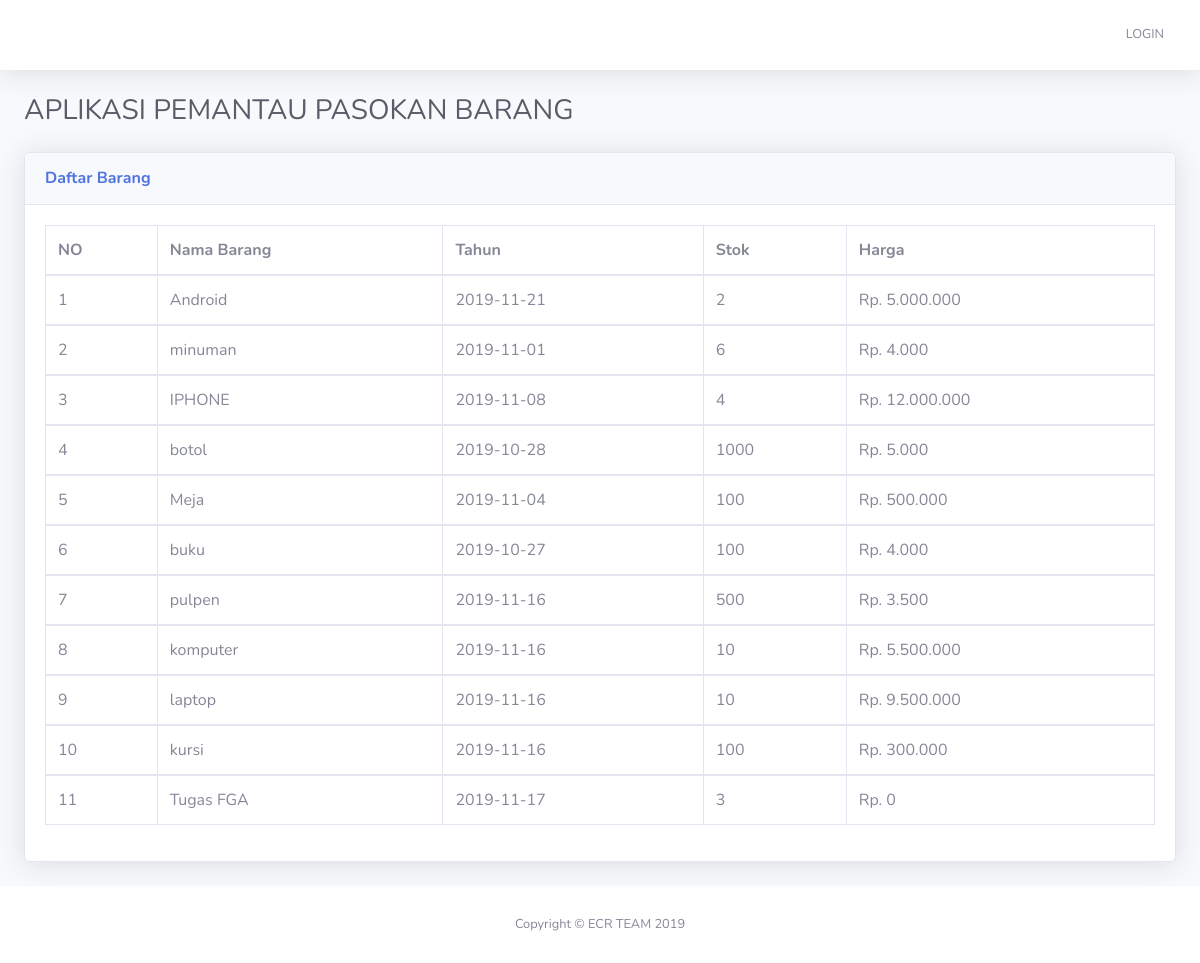
The page / on the database its author committed.
### tables this page shows
CREATE TABLE `tb_barang` (
  `id_barang` int(11) NOT NULL,
  `nama_barang` varchar(50) NOT NULL,
  `tahun` date NOT NULL,
  `stok` int(10) NOT NULL,
  `harga` varchar(50) NOT NULL
);

### index.php (the view, shortened to what this page needs)
<?php
  include "koneksi.php";
 ?>
<!DOCTYPE html>
<html lang="en">
<head>
  <link href="vendor/fontawesome-free/css/all.min.css" rel="stylesheet" type="text/css">
  <link href="css/sb-admin-2.min.css" rel="stylesheet">
  <link href="vendor/datatables/dataTables.bootstrap4.min.css" rel="stylesheet">
</head>
<body id="page-top">
  <div id="wrapper">
    <div id="content-wrapper" class="d-flex flex-column">
      <div id="content">
        <nav class="navbar navbar-expand navbar-light bg-white topbar mb-4 static-top shadow">
          <ul class="navbar-nav ml-auto">
            <li class="nav-item dropdown no-arrow">
              <a class="nav-link" href="login.php" role="button">
                <span class="mr-2 d-none d-inline text-gray-600 small">LOGIN</span>
              </a>
            </li>
          </ul>
        </nav>
        <div class="container-fluid">
          <div class="d-sm-flex align-items-center justify-content-between mb-4">
            <h1 class="h3 mb-0 text-gray-800">APLIKASI PEMANTAU PASOKAN BARANG</h1>
          </div>
                    <div class="card shadow mb-4">
            <div class="card-header py-3">
              <h6 class="m-0 font-weight-bold text-primary">Daftar Barang</h6>
            </div>
            <div class="card-body">
              <div class="table-responsive">
                <table class="table table-bordered" width="100%" cellspacing="0">
                  <thead>
                    <tr>
                      <th>NO</th>
                      <th>Nama Barang</th>
                      <th>Tahun</th>
                      <th>Stok</th>
                      <th>Harga</th>
                    </tr>
                  </thead>
                    <?php
                      $no = 1;
                      $qtampil = mysqli_query($koneksi,"SELECT * FROM tb_barang");
                      while($data = mysqli_fetch_array($qtampil)) {
                     ?>
                  <tbody>
                    <tr>
                      <td><?php echo $no++; ?></td>
                      <td><?php echo $data['nama_barang']; ?></td>
                      <td><?php echo $data['tahun']; ?></td>
                      <td><?php echo $data['stok']; ?></td>
                      <td><?php echo $data['harga']; ?></td>
                    </tr>
                  </tbody>
                  <?php } ?>
                </table>
              </div>
            </div>
          </div>
        </div>
      </div>
      <footer class="sticky-footer bg-white">
        <div class="container my-auto">
          <div class="copyright text-center my-auto">
            <span>Copyright &copy; ECR TEAM 2019</span>
          </div>
        </div>
      </footer>
    </div>
  </div>
</body>
</html>

### rows shown on the page
tb_barang: nama_barang "Android", tahun "2019-11-21", stok "2", harga "Rp. 5.000.000"
tb_barang: nama_barang "minuman", tahun "2019-11-01", stok "6", harga "Rp. 4.000"
tb_barang: nama_barang "IPHONE", tahun "2019-11-08", stok "4", harga "Rp. 12.000.000"
tb_barang: nama_barang "botol", tahun "2019-10-28", stok "1000", harga "Rp. 5.000"
tb_barang: nama_barang "Meja", tahun "2019-11-04", stok "100", harga "Rp. 500.000"
tb_barang: nama_barang "buku", tahun "2019-10-27", stok "100", harga "Rp. 4.000"
tb_barang: nama_barang "pulpen", tahun "2019-11-16", stok "500", harga "Rp. 3.500"
tb_barang: nama_barang "komputer", tahun "2019-11-16", stok "10", harga "Rp. 5.500.000"
tb_barang: nama_barang "laptop", tahun "2019-11-16", stok "10", harga "Rp. 9.500.000"
tb_barang: nama_barang "kursi", tahun "2019-11-16", stok "100", harga "Rp. 300.000"
tb_barang: nama_barang "Tugas FGA", tahun "2019-11-17", stok "3", harga "Rp. 0"
